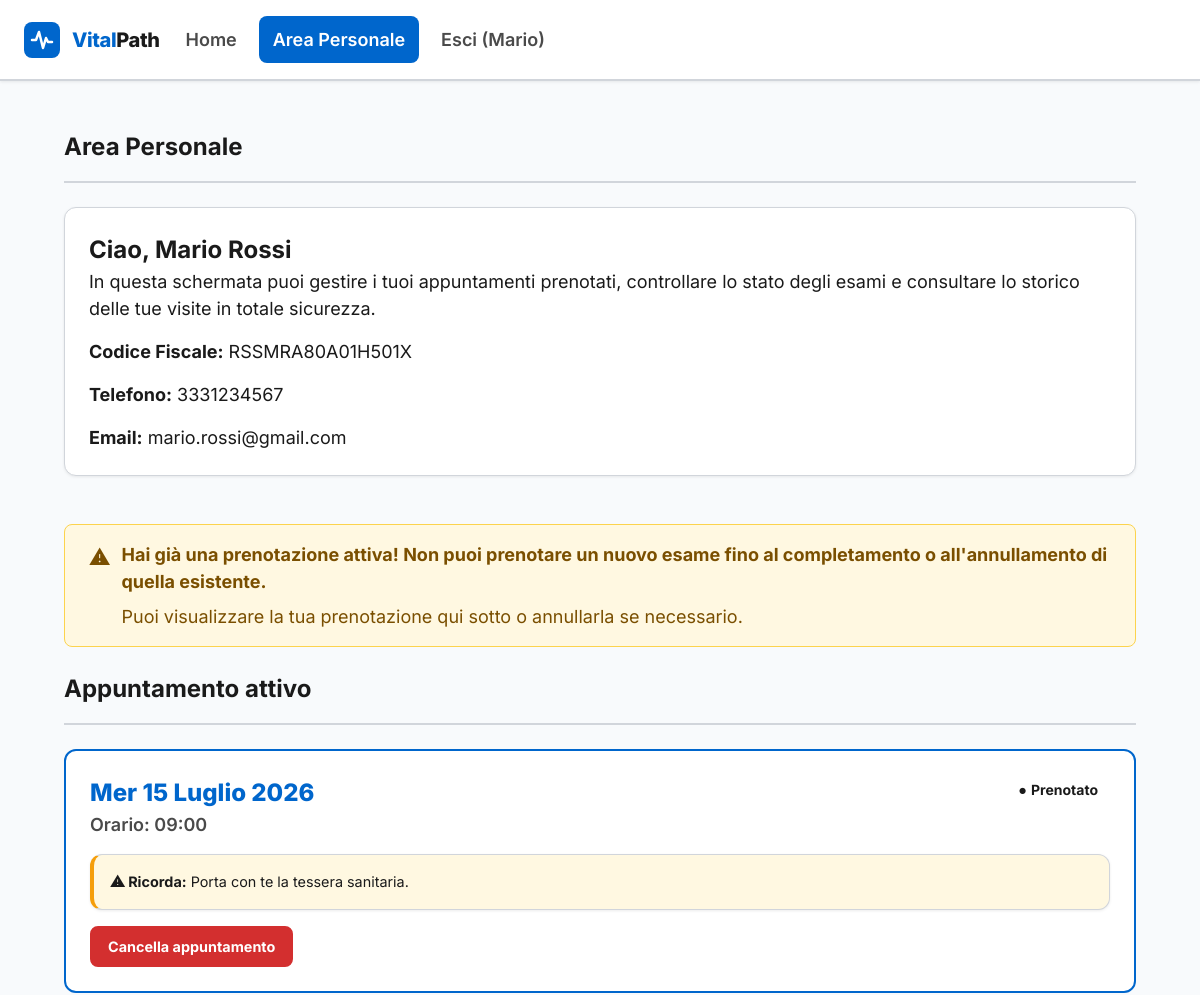
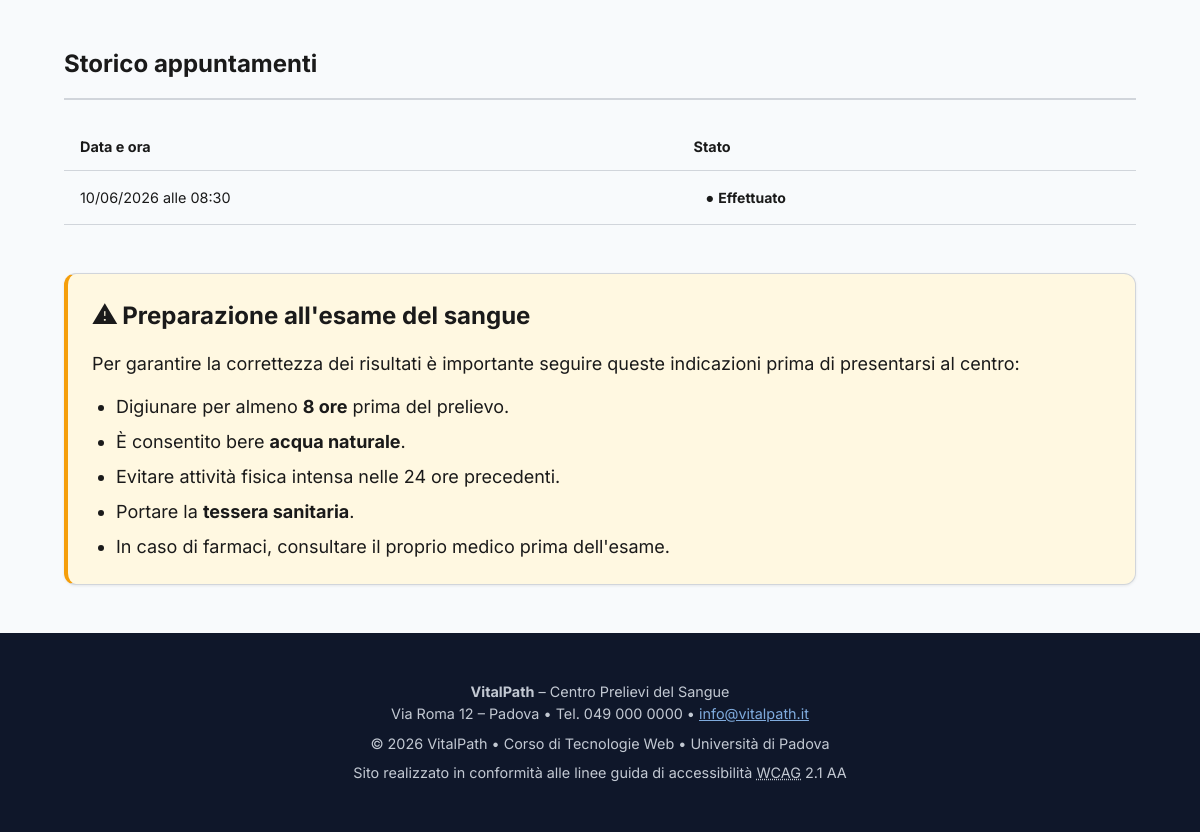
The page /dashboard.php (signed in) on the database its author committed (2 pictures, top to bottom).
### tables this page shows
CREATE TABLE IF NOT EXISTS prenotazione (
    id          INT          NOT NULL AUTO_INCREMENT,
    persona_id  VARCHAR(16)  NOT NULL,
    data_ora    DATETIME     NOT NULL,
    stato       ENUM('prenotato','effettuato','cancellato')
                             NOT NULL DEFAULT 'prenotato',
    creato_il   DATETIME     NOT NULL DEFAULT CURRENT_TIMESTAMP,
    PRIMARY KEY (id),
    FOREIGN KEY (persona_id) REFERENCES persona(cf)
        ON DELETE CASCADE
        ON UPDATE CASCADE
);

### src/dashboard.php (the view, shortened to what this page needs)
<?php
require_once __DIR__ . '/db.php';
$cf = $_SESSION['cf'];
$nome = $_SESSION['nome'] ?? '';
$cognome = $_SESSION['cognome'] ?? '';
$telefono = $_SESSION['telefono'] ?? 'Non disponibile';
$email = $_SESSION['email'] ?? 'Non disponibile';
$prenotazioni_attive = [];
$prenotazioni_storico = [];
try {
    $stmt = $pdo->prepare("
        SELECT id, data_ora, stato
        FROM prenotazione
        WHERE persona_id = :cf AND stato IN ('prenotato')
    ");
    $stmt->execute([':cf' => $cf]);
    $prenotazioni_attive = $stmt->fetchAll();
    $stmt = $pdo->prepare("
        SELECT id, data_ora, stato
        FROM prenotazione
        WHERE persona_id = :cf AND stato IN ('effettuato', 'cancellato', 'expired')
        ORDER BY data_ora DESC
        LIMIT 10
    ");
    $stmt->execute([':cf' => $cf]);
    $prenotazioni_storico = $stmt->fetchAll();
    if (!empty($prenotazioni_attive)) {
        $warning = 'Hai già una prenotazione attiva! Non puoi prenotare un nuovo esame fino al completamento o all\'annullamento di quella esistente.';
    }
} catch (PDOException $e) {
    $error = 'Si è verificato un errore nel caricamento dei dati.';
}
function statoLeggibile($stato) {
    $stati = [
        'prenotato' => 'Prenotato',
        'effettuato' => 'Effettuato',
        'cancellato' => 'Cancellato',
        'expired' => 'Scaduto'
    ];
    return $stati[$stato] ?? $stato;
}
function statoClasse($stato) {
    $classi = [
        'prenotato' => 'status-pending',
        'effettuato' => 'status-completed',
        'cancellato' => 'status-cancelled',
        'expired' => 'status-expired'
    ];
    return $classi[$stato] ?? 'status-pending';
}
function formattaDataDashboard($data_ora) {
    $dt = new DateTime($data_ora);
    $giorni = ['Dom', 'Lun', 'Mar', 'Mer', 'Gio', 'Ven', 'Sab'];
    $mesi = ['', 'Gennaio', 'Febbraio', 'Marzo', 'Aprile', 'Maggio', 'Giugno',
             'Luglio', 'Agosto', 'Settembre', 'Ottobre', 'Novembre', 'Dicembre'];
    return $giorni[(int)$dt->format('w')] . ' ' . $dt->format('j') . ' ' .
           $mesi[(int)$dt->format('n')] . ' ' . $dt->format('Y');
}
function formattaDataBreve($data_ora) {
    $dt = new DateTime($data_ora);
    return $dt->format('d/m/Y') . ' alle ' . $dt->format('H:i');
}
?>
<!DOCTYPE html>
<html lang="it">
<head>
    <link rel="stylesheet" href="style.css">
</head>
<body>
    <header id="intestazione">
        <div class="header-container">
            <?php include 'logo.php'; ?>
            <nav id="nav-principale" aria-label="Navigazione principale">
                <ul>
                    <li><a href="index.php"><span lang="en">Home</span></a></li>
                    <li><span class="nav-current" aria-current="page">Area Personale</span></li>
                    <li><a href="logout.php">Esci (<?= htmlspecialchars($nome, ENT_QUOTES, 'UTF-8') ?>)</a></li>
                </ul>
            </nav>
        </div>
    </header>
    <main id="main-content" tabindex="-1">
        <h1 class="section-title">Area Personale</h1>
        <section class="user-welcome-section" aria-labelledby="welcome-title">
            <div class="card welcome-card">
                <h2 id="welcome-title">Ciao, <?php echo htmlspecialchars($nome . ' ' . $cognome); ?></h2>
                <p>In questa schermata puoi gestire i tuoi appuntamenti prenotati, controllare lo stato degli esami e consultare lo storico delle tue visite in totale sicurezza.</p>
                <div class="user-meta">
                    <p><strong>Codice Fiscale:</strong> <?php echo htmlspecialchars($_SESSION['cf']); ?></p>
                    <p><strong>Telefono:</strong> <?php echo htmlspecialchars($telefono); ?></p>
                    <p><strong>Email:</strong> <?php echo htmlspecialchars($email); ?></p>
                </div>
            </div>
        </section>
        <?php if (!empty($warning)): ?>
        <div class="alert alert--warning" role="alert" aria-live="polite">
            <span class="alert__icon" aria-hidden="true">⚠</span>
            <div>
                <strong><?php echo htmlspecialchars($warning); ?></strong>
                <p style="margin-top: 8px; font-weight: 400;">
                    Puoi visualizzare la tua prenotazione qui sotto o annullarla se necessario.
                </p>
            </div>
        </div>
        <?php endif; ?>
        <section aria-labelledby="attivo-title">
            <h2 id="attivo-title" class="section-title">Appuntamento attivo</h2>
            <?php if (!empty($prenotazioni_attive)):
                $attivo = $prenotazioni_attive[0];
            ?>
                <div class="appointment-card" role="group" aria-label="Appuntamento prenotato">
                    <div class="appointment-card__header">
                        <div>
                            <div class="appointment-card__date">
                                <?= formattaDataDashboard($attivo['data_ora']) ?>
                            </div>
                            <div class="appointment-card__time">
                                Orario: <?= (new DateTime($attivo['data_ora']))->format('H:i') ?>
                            </div>
                        </div>
                        <span class="status-badge <?= statoClasse($attivo['stato']) ?>">
                            <?= statoLeggibile($attivo['stato']) ?>
                        </span>
                    </div>
                    <div class="card card--warning mt-16" style="padding:var(--space-16);">
                        <p class="text-sm mb-0">
                            <strong>⚠ Ricorda:</strong> Porta con te la tessera sanitaria.
                        </p>
                    </div>
                    <div class="appointment-card__actions">
                        <a href="annulla-prenotazione.php?id=<?= $attivo['id'] ?>"
                           class="btn btn--danger btn--sm"
                           onclick="return confirm('Sei sicuro di voler cancellare questo appuntamento?');">
                            Cancella appuntamento
                        </a>
                    </div>
                </div>
            <?php endif; ?>
        </section>
        <section aria-labelledby="storico-title">
            <h2 id="storico-title" class="section-title">Storico appuntamenti</h2>
            <?php if (empty($prenotazioni_storico)): ?>
                <div class="empty-state card">
                    <span class="empty-state__icon" aria-hidden="true">🗂</span>
                    <p class="empty-state__title">Nessuno storico disponibile</p>
                    <p class="empty-state__text">Qui appariranno i tuoi appuntamenti passati.</p>
                </div>
            <?php else: ?>
                <div class="table-responsive">
                    <table class="table" id="tabella-storico" aria-describedby="storico-desc">
                        <thead>
                            <tr>
                                <th scope="col">Data e ora</th>
                                <th scope="col">Stato</th>
                            </tr>
                        </thead>
                        <tbody>
                            <?php foreach ($prenotazioni_storico as $p): ?>
                            <tr>
                                <td><?= htmlspecialchars(formattaDataBreve($p['data_ora']), ENT_QUOTES, 'UTF-8') ?></td>
                                <td>
                                    <span class="status-badge <?= statoClasse($p['stato']) ?>">
                                        <?= statoLeggibile($p['stato']) ?>
                                    </span>
                                </td>
                            </tr>
                            <?php endforeach; ?>
                        </tbody>
                    </table>
                </div>
            <?php endif; ?>
        </section>
        <section aria-labelledby="prep-title">
            <div class="card card--warning">
                <h2 id="prep-title">
                    <span aria-hidden="true">⚠ </span>
                    Preparazione all'esame del sangue
                </h2>
                <p class="mt-16">
                    Per garantire la correttezza dei risultati è importante seguire
                    queste indicazioni prima di presentarsi al centro:
                </p>
                <ul style="
                    list-style: disc;
                    padding-left: var(--space-24);
                    margin-top: var(--space-16);
                    display: flex;
                    flex-direction: column;
                    gap: var(--space-8);
                ">
                    <li>Digiunare per almeno <strong>8 ore</strong> prima del prelievo.</li>
                    <li>È consentito bere <strong>acqua naturale</strong>.</li>
                    <li>Evitare attività fisica intensa nelle 24 ore precedenti.</li>
                    <li>Portare la <strong>tessera sanitaria</strong>.</li>
                    <li>In caso di farmaci, consultare il proprio medico prima dell'esame.</li>
                </ul>
            </div>
        </section>
    </main>
    <footer class="site-footer">
        <div class="footer-container">
            <p>
                <strong>VitalPath</strong> – Centro Prelievi del Sangue<br>
                Via Roma 12 – Padova &bull; Tel. 049 000 0000 &bull;
                <a href="mailto:info@vitalpath.it"
                   style="color: #93c5fd;">info@vitalpath.it</a>
            </p>
            <p>
                &copy; 2026 VitalPath &bull; Corso di Tecnologie Web &bull;
                Università di Padova
            </p>
            <p>
                Sito realizzato in conformità alle linee guida di accessibilità
                <abbr title="Web Content Accessibility Guidelines">WCAG</abbr> 2.1 AA
            </p>
        </div>
    </footer>
</body>
</html>

### src/logo.php (shortened to what this page needs)
<a href="index.php" class="logo-area" aria-label="Home - VitalPath">
                <svg width="36" height="36" viewBox="0 0 36 36" fill="none"
                     xmlns="http://www.w3.org/2000/svg" aria-hidden="true" focusable="false">
                    <rect width="36" height="36" rx="8" fill="#0066cc"/>
                    <path d="M8 18h4l3-8 4 16 3-10 2 4h4"
                          stroke="white" stroke-width="2.5"
                          stroke-linecap="round" stroke-linejoin="round"/>
                </svg>
                <span class="logo-text">Vital<span>Path</span></span>
            </a>

### rows shown on the page
prenotazione: data_ora "Mer 15 Luglio 2026", data_ora "09:00", stato "Prenotato"
prenotazione: data_ora "10/06/2026 alle 08:30", stato "Effettuato"

### other values the page prints
$nome "Mario"
$nome . ' ' . $cognome "Mario Rossi"
$_SESSION['cf'] "RSSMRA80A01H501X"
$telefono "3331234567"
$email "mario.rossi@gmail.com"
$warning "Hai già una prenotazione attiva! Non puoi prenotare un nuovo esame fino al completamento o all'annullamento di quella esistente."
